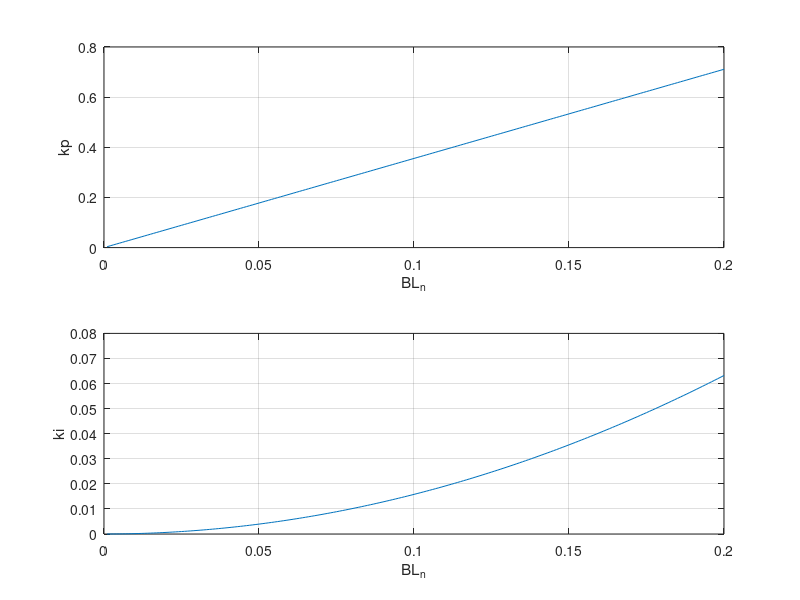

This figure's MATLAB source:
%% https://github.com/VSHEV92/Synchronization_Systems_Models
clc; clear; close all

%% Зависимость коэффициентов пропорционально-интегрирующего петлевого фильтра от шумовой полосы.
%% Полоса нормирована к частоте дискретизации. Декремент затухания равен sqrt(2).
%% Усиление фазового детектора и NCO равны 1.

ksi = sqrt(2);                              % декремент затухания 
BL_n = 0.001:0.001:0.2;                     % нормированная шумовая полоса

kp = 4*ksi*BL_n / (ksi + 0.25/ksi);         % усиление пропорциональной ветви
ki = 4*BL_n.^2 / (ksi + 0.25/ksi)^2;      % усиление интегрирующей ветви

subplot(2,1,1)
plot(BL_n, kp); grid on;
xlabel('BL_n'); ylabel('kp')

subplot(2,1,2)
plot(BL_n, ki); grid on;
xlabel('BL_n'); ylabel('ki')